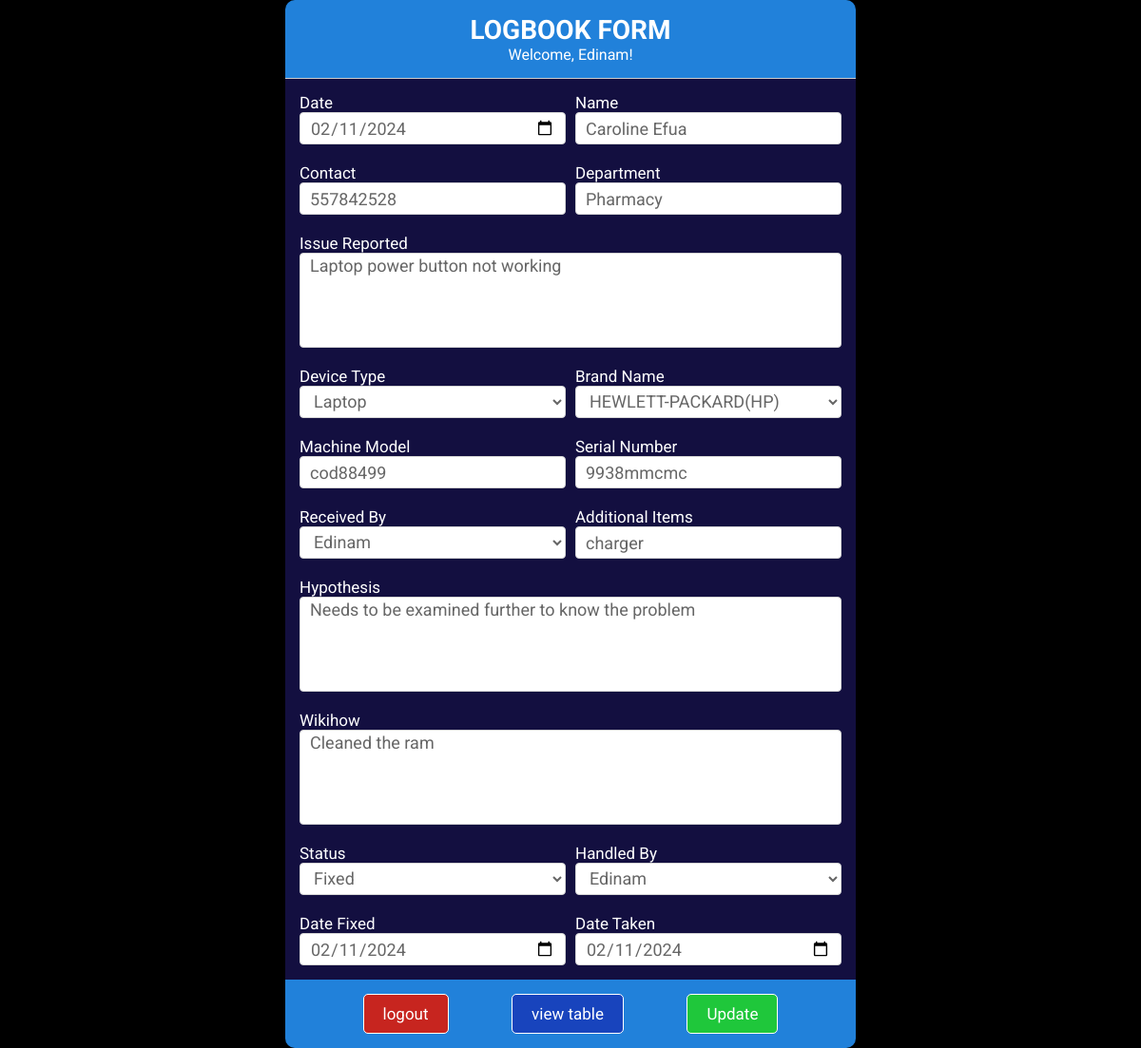
The page /edit-logbook.php?id=1 (signed in) on the database its author committed.
### tables this page shows
CREATE TABLE `logbook` (
  `id` int(11) NOT NULL,
  `date` varchar(20) NOT NULL,
  `name` varchar(255) NOT NULL,
  `contact` int(11) NOT NULL,
  `department` varchar(255) NOT NULL,
  `issue_reported` varchar(255) NOT NULL,
  `device_type` varchar(255) NOT NULL,
  `brand_name` varchar(255) NOT NULL,
  `machine_model` varchar(255) NOT NULL,
  `serial_number` varchar(20) NOT NULL,
  `received_by` varchar(255) NOT NULL,
  `additional_items` varchar(255) NOT NULL,
  `hypothesis` varchar(255) NOT NULL,
  `wikihow` varchar(255) NOT NULL,
  `status` varchar(20) NOT NULL,
  `handled_by` varchar(255) NOT NULL,
  `date_fixed` varchar(20) NOT NULL,
  `date_taken` varchar(20) NOT NULL
);

### edit-logbook.php (the view, shortened to what this page needs)
<?php
include 'config.php';
$id = $_GET['id'];
$sql = "SELECT * FROM logbook WHERE id = ?";
$stmt = $conn->prepare($sql);
$stmt->bind_param("i", $id);
$stmt->execute();
$result = $stmt->get_result();
if ($result->num_rows > 0) {
    $row = $result->fetch_assoc();
    $date = $row['date'];
    $name = $row['name'];
    $contact = $row['contact'];
    $department = $row['department'];
    $issue_reported = $row['issue_reported'];
    $device_type = $row['device_type'];
    $brand_name = $row['brand_name'];
    $machine_model = $row['machine_model'];
    $serial_number = $row['serial_number'];
    $received_by = $row['received_by'];
    $additional_items = $row['additional_items'];
    $hypothesis = $row['hypothesis'];
    $wikihow = $row['wikihow'];
    $status = $row['status'];
    $handled_by = $row['handled_by'];
    $date_fixed = $row['date_fixed'];
    $date_taken = $row['date_taken'];
} else {
    header("Location: viewtable.php");
    exit();
}
$handledByOptions = array();
$sql = "SELECT username FROM users";
$result = $conn->query($sql);
if ($result->num_rows > 0) {
    while ($row = $result->fetch_assoc()) {
        $handledByOptions[] = $row['username'];
    }
}
$deviceOptions = array();
$sql = "SELECT device_name FROM device";
$result = $conn->query($sql);
if ($result->num_rows > 0) {
    while ($row = $result->fetch_assoc()) {
        $deviceOptions[] = $row['device_name'];
    }
}
$brandOptions = array();
$sql = "SELECT device_brand FROM brand";
$result = $conn->query($sql);
if ($result->num_rows > 0) {
    while ($row = $result->fetch_assoc()) {
        $brandOptions[] = $row['device_brand'];
    }
}
$statusOptions = array();
$sql = "SELECT status_type FROM `status`";
$result = $conn->query($sql);
if ($result->num_rows > 0) {
    while ($row = $result->fetch_assoc()) {
        $statusOptions[] = $row['status_type'];
    }
}
?>
<!DOCTYPE html>
<html lang="en">
<head>
    <link rel="stylesheet" href="logbookform.css">
</head>
<body>
<form id="editLogbookForm" method="post" class="logbook-form">
    <div class="form-header">
        <h1>LOGBOOK FORM</h1>
        <p>Welcome, <?php echo $_SESSION['username']; ?>!</p>
    </div>
    <div class="form-body">
        <div class="row">
            <div class="input-group">
                <label>Date</label>
                <input type="date" name="date" value="<?php echo htmlspecialchars($date); ?>" required>
            </div>
            <div class="input-group">
                <label for="">Name</label>
                <input type="text" name="name" value="<?php echo htmlspecialchars($name); ?>" required>
            </div>
        </div>
        <div class="row">
            <div class="input-group">
                <label>Contact</label>
                <input type="tel" name="contact" pattern="[0-9]{10}" maxlength="10" placeholder="Enter 10-digit contact number" value="<?php echo htmlspecialchars($contact); ?>" required>
            </div>
            <div class="input-group">
                <label for="">Department</label>
                <input type="text" name="department" value="<?php echo htmlspecialchars($department); ?>" required>
            </div>
        </div>
        <div class="row">
            <div class="input-group">
                <label>Issue Reported</label>
                <textarea name="issue_reported"><?php echo htmlspecialchars($issue_reported); ?></textarea>
            </div>
        </div>
        <div class="row">
            <div class="input-group">
                <label>Device Type</label>
                <select name="device_type" id="device_type">
                    <?php foreach ($deviceOptions as $option) { ?>
                        <option value="<?php echo $option; ?>" <?php if ($device_type == $option) echo 'selected'; ?>><?php echo $option; ?></option>
                    <?php } ?>
                </select>
            </div>
            <div class="input-group">
                <label>Brand Name</label>
                <select name="brand_name" id="brand_name">
                    <?php foreach ($brandOptions as $option) { ?>
                        <option value="<?php echo $option; ?>" <?php if ($brand_name == $option) echo 'selected'; ?>><?php echo $option; ?></option>
                    <?php } ?>
                </select>
            </div>
        </div>
        <div class="row">
            <div class="input-group">
                <label>Machine Model</label>
                <input type="text" name="machine_model" value="<?php echo htmlspecialchars($machine_model); ?>">
            </div>
            <div class="input-group">
                <label>Serial Number</label>
                <input type="text" name="serial_number" value="<?php echo htmlspecialchars($serial_number); ?>">
            </div>
        </div>
        <div class="row">
            <div class="input-group">
                <label>Received By</label>
                <select name="received_by" id="received_by">
                    <?php foreach ($handledByOptions as $option) { ?>
                        <option value="<?php echo $option; ?>" <?php if ($received_by == $option) echo 'selected'; ?>><?php echo $option; ?></option>
                    <?php } ?>
                </select>
            </div>
            <div class="input-group">
                <label>Additional Items</label>
                <input type="text" name="additional_items" value="<?php echo htmlspecialchars($additional_items); ?>">
            </div>
        </div>
        <div class="row">
            <div class="input-group">
                <label>Hypothesis</label>
                <textarea name="hypothesis"><?php echo htmlspecialchars($hypothesis); ?></textarea>
            </div>
        </div>
        <div class="row">
            <div class="input-group">
                <label>Wikihow</label>
                <textarea name="wikihow"><?php echo htmlspecialchars($wikihow); ?></textarea>
            </div>
        </div>
        <div class="row">
            <div class="input-group">
                <label>Status</label>
                <select name="status" id="status">
                    <?php foreach ($statusOptions as $option) { ?>
                        <option value="<?php echo $option; ?>" <?php if ($status == $option) echo 'selected'; ?>><?php echo $option; ?></option>
                    <?php } ?>
                </select>
            </div>
            <div class="input-group">
                <label>Handled By</label>
                <select name="handled_by" id="handled_by">
                    <?php foreach ($handledByOptions as $option) { ?>
                        <option value="<?php echo $option; ?>" <?php if ($handled_by == $option) echo 'selected'; ?>><?php echo $option; ?></option>
                    <?php } ?>
                </select>
            </div>
        </div>
        <div class="row">
            <div class="input-group">
                <label>Date Fixed</label>
                <input type="date" name="date_fixed" value="<?php echo htmlspecialchars($date_fixed); ?>">
            </div>
            <div class="input-group">
                <label>Date Taken</label>
                <input type="date" name="date_taken" value="<?php echo htmlspecialchars($date_taken); ?>">
            </div>
        </div>
    </div>
    <div class="form-footer">
        <a class="btn-logout" href="logout.php">logout</a>
        <a class="btn-view" href="viewtable.php">view table</a>
        <button type="submit" name="submit" class="btn btn-primary">Update</button>
    </div>
</form>
</body>
</html>

### logbookform.css (style rules this page uses)
* { margin: 0; font-family: "Roboto", sans-serif; box-sizing: border-box; }
body { background: #000; display: flex; justify-content: center; align-items: center; }
body .logbook-form { background-color: #2181da; max-width: 600px; flex: 1; border-radius: 10px; margin-top: auto; margin-bottom: auto; }
body .logbook-form .form-header { border-bottom: 1px solid #cccccc; padding: 15px 0; }
body .logbook-form .form-header h1 { text-align: center; font-size: 28px; color: #fff; }
body .logbook-form .form-header p { text-align: center; color: #fff; }
body .logbook-form .form-body { background: #130f40; padding: 5px 10px; }
body .logbook-form .form-body .row { display: flex; }
body .logbook-form .form-body .row .input-group { flex: 1; display: flex; flex-direction: column; margin: 10px 5px; }
body .logbook-form .form-body .row .input-group label { color: #fff; font-size: 17px; }
body .logbook-form .form-body .row .input-group input[type=text], body .logbook-form .form-body .row .input-group input[type=email], body .logbook-form .form-body .row .input-group input[type=date], body .logbook-form .form-body .row .input-group input[type=tel], body .logbook-form .form-body .row .input-group textarea, body .logbook-form .form-body .row .input-group select { width: 100%; font-size: 18px; height: 34px; padding-left: 10px; padding-right: 10px; color: #666; border: 1px solid #d6d6d6; border-radius: 4px; background: #fff; outline: none; }
body .logbook-form .form-body .row .input-group textarea { resize: none; height: 100px; }
body .logbook-form .form-footer { display: flex; flex-direction: row; justify-content: space-evenly; padding: 15px; flex-wrap: wrap; }
body .logbook-form .form-footer .btn-view { padding: 10px 20px; background-color: #1844bd; font-size: 17px; border-radius: 5px; color: #fff; cursor: pointer; border: 1px solid #fff; transition: 0.4s linear; text-decoration: none; color: #fff; }
body .logbook-form .form-footer .btn-logout { padding: 10px 20px; background-color: #c7251f; font-size: 17px; border-radius: 5px; color: #fff; cursor: pointer; border: 1px solid #fff; transition: 0.4s linear; text-decoration: none; color: #fff; }
body .logbook-form .form-footer .btn { padding: 10px 20px; background-color: #1fc73b; font-size: 17px; border-radius: 5px; color: #fff; cursor: pointer; border: 1px solid #fff; transition: 0.4s linear; }

### rows shown on the page
logbook: date "02/11/2024", name "Caroline Efua", contact "557842528", department "Pharmacy", issue_reported "Laptop power button not working", device_type "Laptop", machine_model "cod88499", serial_number "9938mmcmc", additional_items "charger", hypothesis "Needs to be examined further to know the problem", wikihow "Cleaned the ram", date_fixed "02/11/2024", date_taken "02/11/2024"

### other values the page prints
$_SESSION['username'] "Edinam"
form field brand_name "HEWLETT-PACKARD(HP)"
form field received_by "Edinam"
form field status "Fixed"
form field handled_by "Edinam"
